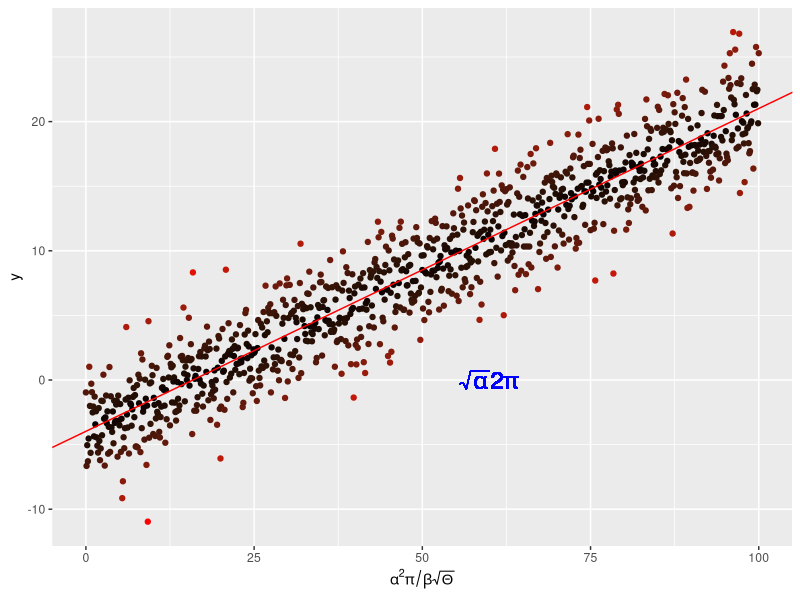
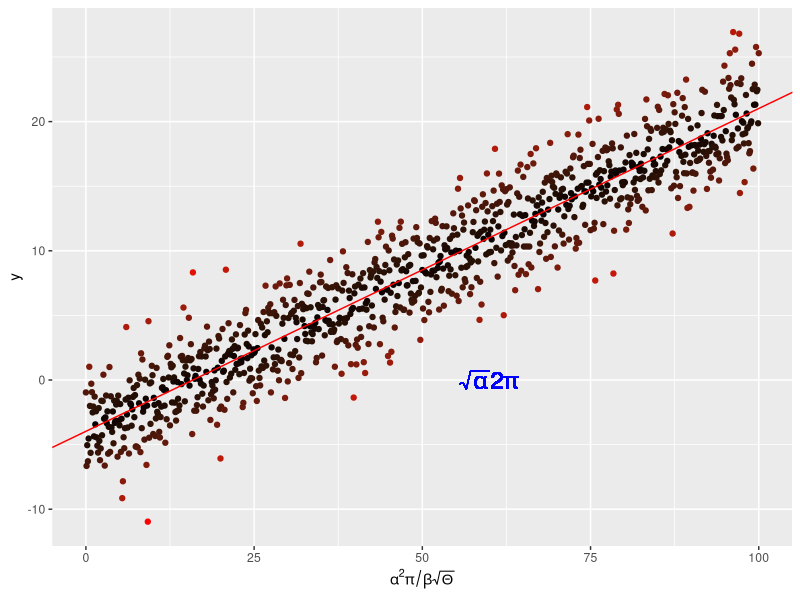

R code for these plots, in order:
require(lattice)
require(ggplot2)

x <- seq(0, 100, by = 0.1)
y <- -4. + 0.25 * x +
  rnorm(length(x), mean = 0., sd = 2.5)

# and put them in a dataframe
my_data <- data.frame(x = x, y = y)

# perform a linear regression
my_lm <- summary(lm(y ~ x, data = my_data))

# plot the data
p <-  ggplot(my_data, aes(x = x, y = y,
                          colour = abs(my_lm$residual))
             ) +
  geom_point() +
  scale_colour_gradient(low = "black", high = "red") +
  theme(legend.position = "none") +
  scale_x_continuous(
    expression(alpha^2 * pi / beta * sqrt(Theta)))

# add the regression line
p <- p + geom_abline(
  intercept = my_lm$coefficients[1][1],
  slope = my_lm$coefficients[2][1],
  colour = "red")
# throw some math on the plot
p <- p + geom_text(aes(x = 60, y = 0,
                       label = "sqrt(alpha) * 2* pi"), 
                       parse = TRUE, size = 6, 
                       colour = "blue")

p


pdf("../results/MyLinReg.pdf")
p
graphics.off()